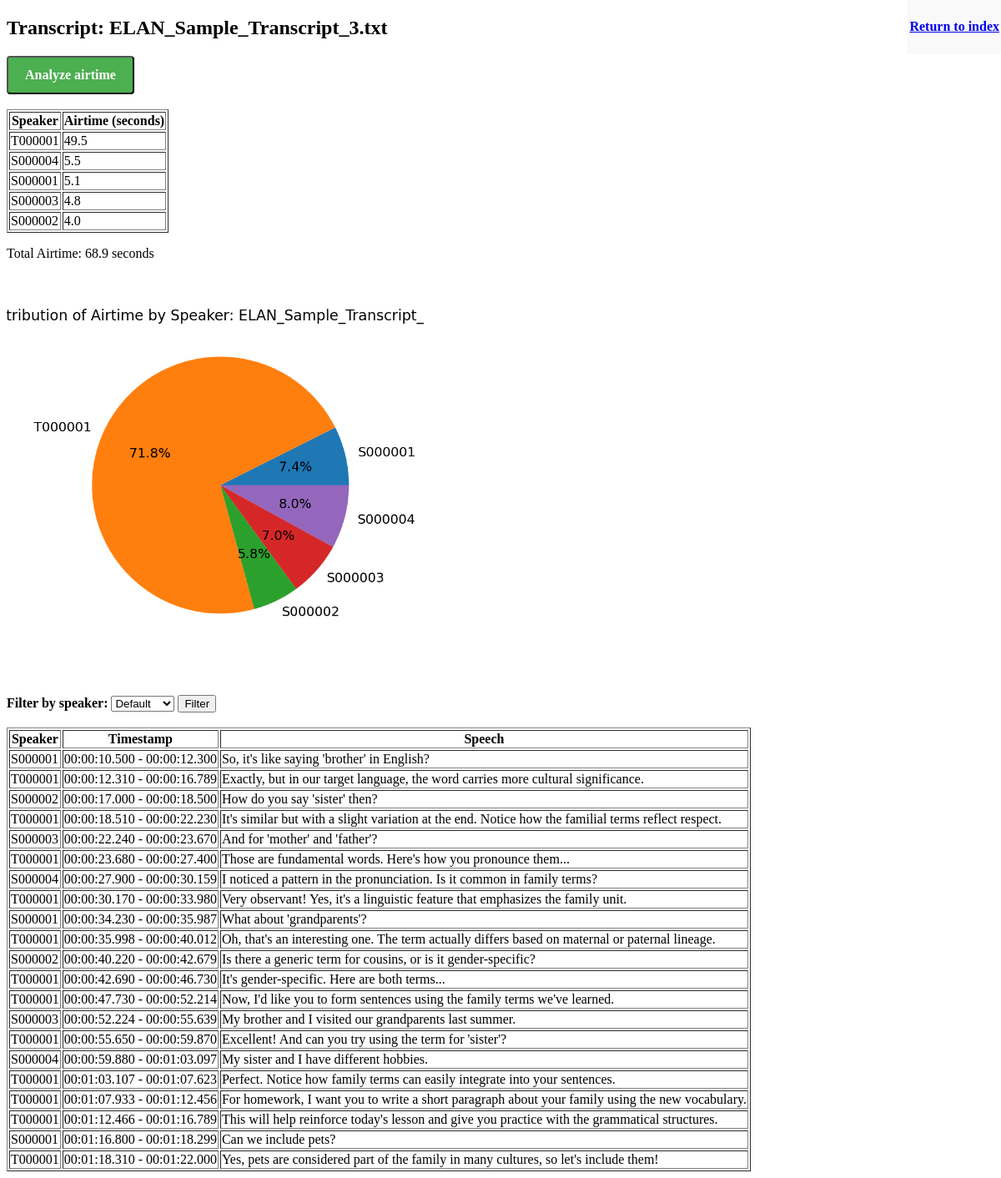
The app's page /analyze_airtime/3 with its own data.
### models.py (models this page shows, shortened)
class Transcript(db.Model):
    id = db.Column(db.Integer, primary_key=True)
    filename = db.Column(db.String(255), unique=True, nullable=False)
    text = db.Column(db.Text, nullable=False)
    transcript_data = db.Column(db.JSON, nullable=True)
    speakers = db.Column(db.JSON, nullable=True)  # Store list of unique speakers
    airtimes = db.Column(db.JSON, nullable=True)  # Store airtime data
    airtimes_chart_path = db.Column(db.String(255), nullable=True)

### app.py (the view)
@app.route('/analyze_airtime/<int:transcript_id>', methods=['GET'])
def analyze_airtime_route(transcript_id):
    transcript = Transcript.query.get_or_404(transcript_id)
    transcript_data = transcript.transcript_data
    speakers = transcript.speakers
    filename = transcript.filename
    airtimes = transcript.airtimes
    airtimes_chart_path = transcript.airtimes_chart_path
    total_airtime = sum(airtimes.values())
    sorted_airtimes = {k: v for k, v in sorted(airtimes.items(), key=lambda item: item[1], reverse=True)}
    return render_template('transcript_display.html', transcript_id=transcript_id, filename=filename, transcript_data=transcript_data, speakers=speakers, airtimes=sorted_airtimes, total_airtime=total_airtime, airtimes_chart_path=airtimes_chart_path)

### templates/transcript_display.html (shortened to what this page needs)
<!DOCTYPE html>
<html>
<head>
    <link href="{{ url_for('static', filename='styles.css') }}" rel="stylesheet">
</head>
<body>
    <h2>Transcript: {{ filename }}</h2>
    <header>
        <h4><a href="/">Return to index</a></h4>
    </header>
    <form action="/analyze_airtime/{{ transcript_id }}" method="get">
        <button class="airtime-button" type="submit">Analyze airtime</button>
    </form>
    <br>
    {% if airtimes %}
    <table border="1">
        <thead>
            <tr>
                <th>Speaker</th>
                <th>Airtime (seconds)</th>
            </tr>
        </thead>
        <tbody>
            {% for speaker, duration in airtimes.items() %}
            <tr>
                <td>{{ speaker }}</td>
                <td>{{ duration }}</td>
            </tr>
            {% endfor %}
        </tbody>
    </table>
    <p>Total Airtime: {{ total_airtime }} seconds</p>
    <img src="{{ url_for('static', filename=airtimes_chart_path) }}" alt="Pie chart">
    <br>
    {% endif %}
    <form action="/filter_by_speaker/{{ transcript_id }}" method="get">
        <label for="speaker"><b>Filter by speaker:</b></label>
        <select name="speaker">
          <option value="Default">Default</option>
        </select>
        <input type="submit" value="Filter">
      </form>
      <br>
    <table border="1">
        <tr>
            <th>Speaker</th>
            <th>Timestamp</th>
            <th>Speech</th>
        </tr>
        {% for entry in transcript_data %}
        <tr>
            <td>{{ entry.speaker }}</td>
            <td>{{ entry.timestamp }}</td>
            <td>{{ entry.speech }}</td>
        </tr>
        {% endfor %}
    </table>
</body>
</html>

### static/styles.css (style rules this page uses)
header { position: fixed; top: 0; right: 0; padding: 2px; background-color: #f9f9f9; z-index: 1000; }
img { max-width: 500px; height: auto; }
.airtime-button { background-color: #4CAF50; color: white; padding: 12px 20px; font-size: 16px; font-family: serif; font-weight: bold; border-radius: 4px; cursor: pointer; }

### records on screen
Transcript: filename "ELAN_Sample_Transcript_3.txt", airtimes_chart_path (picture)

### other values on screen
{{ speaker }} "T000001" "S000004" "S000001" "S000003" "S000002"
{{ duration }} "49.5" "5.5" "5.1" "4.8" "4.0"
{{ total_airtime }} "68.9"
{{ entry.speaker }} "S000001" "T000001" "S000002" "T000001" "S000003" "T000001" "S000004" "T000001" "S000001" "T000001" "S000002" "T000001" "T000001" "S000003" "T000001" "S000004" "T000001" "T000001" "T000001" "S000001" "T000001"
{{ entry.timestamp }} "00:00:10.500 - 00:00:12.300" "00:00:12.310 - 00:00:16.789" "00:00:17.000 - 00:00:18.500" "00:00:18.510 - 00:00:22.230" "00:00:22.240 - 00:00:23.670" "00:00:23.680 - 00:00:27.400" "00:00:27.900 - 00:00:30.159" "00:00:30.170 - 00:00:33.980" "00:00:34.230 - 00:00:35.987" "00:00:35.998 - 00:00:40.012" "00:00:40.220 - 00:00:42.679" "00:00:42.690 - 00:00:46.730" "00:00:47.730 - 00:00:52.214" "00:00:52.224 - 00:00:55.639" "00:00:55.650 - 00:00:59.870" "00:00:59.880 - 00:01:03.097" "00:01:03.107 - 00:01:07.623" "00:01:07.933 - 00:01:12.456" "00:01:12.466 - 00:01:16.789" "00:01:16.800 - 00:01:18.299" "00:01:18.310 - 00:01:22.000"
{{ entry.speech }} "So, it's like saying 'brother' in English?" "Exactly, but in our target language, the word carries more cultural significance." "How do you say 'sister' then?" "It's similar but with a slight variation at the end. Notice how the familial terms reflect respect." "And for 'mother' and 'father'?" "Those are fundamental words. Here's how you pronounce them..." "I noticed a pattern in the pronunciation. Is it common in family terms?" "Very observant! Yes, it's a linguistic feature that emphasizes the family unit." "What about 'grandparents'?" "Oh, that's an interesting one. The term actually differs based on maternal or paternal lineage." "Is there a generic term for cousins, or is it gender-specific?" "It's gender-specific. Here are both terms..." "Now, I'd like you to form sentences using the family terms we've learned." "My brother and I visited our grandparents last summer." "Excellent! And can you try using the term for 'sister'?" "My sister and I have different hobbies." "Perfect. Notice how family terms can easily integrate into your sentences." "For homework, I want you to write a short paragraph about your family using the new vocabulary." "This will help reinforce today's lesson and give you practice with the grammatical structures." "Can we include pets?" "Yes, pets are considered part of the family in many cultures, so let's include them!"
